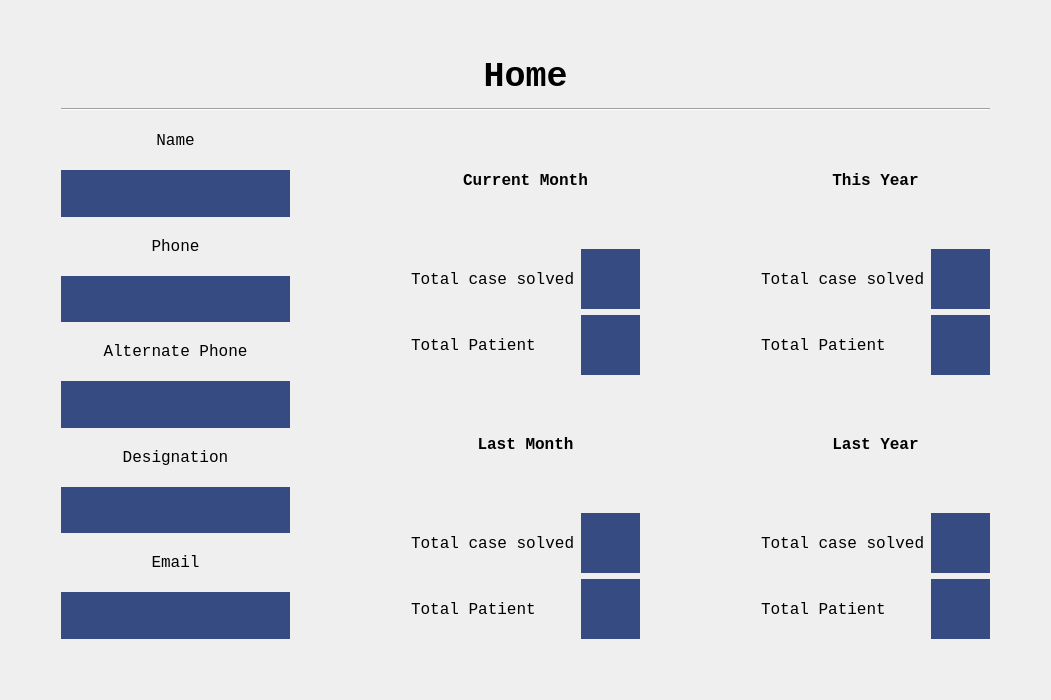
<?xml version="1.0" encoding="UTF-8"?>
<ui version="4.0">
 <class>Form</class>
 <widget class="QWidget" name="Form">
  <property name="geometry">
   <rect>
    <x>0</x>
    <y>0</y>
    <width>1051</width>
    <height>700</height>
   </rect>
  </property>
  <property name="windowTitle">
   <string>Form</string>
  </property>
  <layout class="QVBoxLayout" name="verticalLayout_37">
   <item>
    <layout class="QVBoxLayout" name="verticalLayout_23" stretch="0,0,0,80">
     <property name="leftMargin">
      <number>50</number>
     </property>
     <property name="topMargin">
      <number>0</number>
     </property>
     <property name="rightMargin">
      <number>50</number>
     </property>
     <property name="bottomMargin">
      <number>50</number>
     </property>
     <item>
      <spacer name="verticalSpacer">
       <property name="orientation">
        <enum>Qt::Vertical</enum>
       </property>
       <property name="sizeHint" stdset="0">
        <size>
         <width>20</width>
         <height>40</height>
        </size>
       </property>
      </spacer>
     </item>
     <item>
      <layout class="QVBoxLayout" name="verticalLayout">
       <property name="leftMargin">
        <number>5</number>
       </property>
       <property name="topMargin">
        <number>5</number>
       </property>
       <property name="rightMargin">
        <number>5</number>
       </property>
       <property name="bottomMargin">
        <number>5</number>
       </property>
       <item>
        <widget class="QLabel" name="label">
         <property name="font">
          <font>
           <family>Courier New</family>
           <pointsize>26</pointsize>
           <weight>75</weight>
           <bold>true</bold>
          </font>
         </property>
         <property name="text">
          <string>Home</string>
         </property>
         <property name="alignment">
          <set>Qt::AlignCenter</set>
         </property>
        </widget>
       </item>
      </layout>
     </item>
     <item>
      <widget class="Line" name="line">
       <property name="orientation">
        <enum>Qt::Horizontal</enum>
       </property>
      </widget>
     </item>
     <item>
      <layout class="QHBoxLayout" name="horizontalLayout_5" stretch="20,10,20,10,20">
       <item>
        <layout class="QVBoxLayout" name="verticalLayout_11">
         <item>
          <layout class="QVBoxLayout" name="verticalLayout_5">
           <item>
            <widget class="QLabel" name="label_8">
             <property name="font">
              <font>
               <family>Courier New</family>
               <pointsize>12</pointsize>
              </font>
             </property>
             <property name="text">
              <string>Name</string>
             </property>
             <property name="alignment">
              <set>Qt::AlignCenter</set>
             </property>
            </widget>
           </item>
           <item>
            <widget class="QLabel" name="label_name">
             <property name="font">
              <font>
               <family>Courier New</family>
               <pointsize>12</pointsize>
              </font>
             </property>
             <property name="autoFillBackground">
              <bool>false</bool>
             </property>
             <property name="styleSheet">
              <string notr="true">background-color: rgb(53, 75, 130);</string>
             </property>
             <property name="text">
              <string/>
             </property>
             <property name="alignment">
              <set>Qt::AlignCenter</set>
             </property>
            </widget>
           </item>
          </layout>
         </item>
         <item>
          <layout class="QVBoxLayout" name="verticalLayout_6">
           <item>
            <widget class="QLabel" name="label_10">
             <property name="font">
              <font>
               <family>Courier New</family>
               <pointsize>12</pointsize>
              </font>
             </property>
             <property name="text">
              <string>Phone</string>
             </property>
             <property name="alignment">
              <set>Qt::AlignCenter</set>
             </property>
            </widget>
           </item>
           <item>
            <widget class="QLabel" name="label_phone">
             <property name="font">
              <font>
               <family>Courier New</family>
               <pointsize>12</pointsize>
              </font>
             </property>
             <property name="styleSheet">
              <string notr="true">background-color: rgb(53, 75, 130);</string>
             </property>
             <property name="text">
              <string/>
             </property>
             <property name="alignment">
              <set>Qt::AlignCenter</set>
             </property>
            </widget>
           </item>
          </layout>
         </item>
         <item>
          <layout class="QVBoxLayout" name="verticalLayout_9">
           <item>
            <widget class="QLabel" name="label_16">
             <property name="font">
              <font>
               <family>Courier New</family>
               <pointsize>12</pointsize>
              </font>
             </property>
             <property name="text">
              <string>Alternate Phone</string>
             </property>
             <property name="alignment">
              <set>Qt::AlignCenter</set>
             </property>
            </widget>
           </item>
           <item>
            <widget class="QLabel" name="label_alt_phn">
             <property name="font">
              <font>
               <family>Courier New</family>
               <pointsize>12</pointsize>
              </font>
             </property>
             <property name="styleSheet">
              <string notr="true">background-color: rgb(53, 75, 130);</string>
             </property>
             <property name="text">
              <string/>
             </property>
             <property name="alignment">
              <set>Qt::AlignCenter</set>
             </property>
            </widget>
           </item>
          </layout>
         </item>
         <item>
          <layout class="QVBoxLayout" name="verticalLayout_7">
           <item>
            <widget class="QLabel" name="label_12">
             <property name="font">
              <font>
               <family>Courier New</family>
               <pointsize>12</pointsize>
              </font>
             </property>
             <property name="text">
              <string>Designation</string>
             </property>
             <property name="alignment">
              <set>Qt::AlignCenter</set>
             </property>
            </widget>
           </item>
           <item>
            <widget class="QLabel" name="label_designation">
             <property name="font">
              <font>
               <family>Courier New</family>
               <pointsize>12</pointsize>
              </font>
             </property>
             <property name="styleSheet">
              <string notr="true">background-color: rgb(53, 75, 130);</string>
             </property>
             <property name="text">
              <string/>
             </property>
             <property name="alignment">
              <set>Qt::AlignCenter</set>
             </property>
            </widget>
           </item>
          </layout>
         </item>
         <item>
          <layout class="QVBoxLayout" name="verticalLayout_8">
           <item>
            <widget class="QLabel" name="label_14">
             <property name="font">
              <font>
               <family>Courier New</family>
               <pointsize>12</pointsize>
              </font>
             </property>
             <property name="text">
              <string>Email</string>
             </property>
             <property name="alignment">
              <set>Qt::AlignCenter</set>
             </property>
            </widget>
           </item>
           <item>
            <widget class="QLabel" name="label_email">
             <property name="font">
              <font>
               <family>Courier New</family>
               <pointsize>12</pointsize>
              </font>
             </property>
             <property name="styleSheet">
              <string notr="true">background-color: rgb(53, 75, 130);</string>
             </property>
             <property name="text">
              <string/>
             </property>
             <property name="alignment">
              <set>Qt::AlignCenter</set>
             </property>
            </widget>
           </item>
          </layout>
         </item>
        </layout>
       </item>
       <item>
        <spacer name="horizontalSpacer_3">
         <property name="font">
          <font>
           <family>Courier New</family>
           <pointsize>12</pointsize>
          </font>
         </property>
         <property name="orientation">
          <enum>Qt::Horizontal</enum>
         </property>
         <property name="sizeHint" stdset="0">
          <size>
           <width>40</width>
           <height>20</height>
          </size>
         </property>
        </spacer>
       </item>
       <item>
        <layout class="QVBoxLayout" name="verticalLayout_17">
         <item>
          <layout class="QVBoxLayout" name="verticalLayout_13">
           <item>
            <widget class="QLabel" name="label_18">
             <property name="font">
              <font>
               <family>Courier New</family>
               <pointsize>12</pointsize>
               <weight>75</weight>
               <bold>true</bold>
              </font>
             </property>
             <property name="text">
              <string>Current Month</string>
             </property>
             <property name="alignment">
              <set>Qt::AlignCenter</set>
             </property>
            </widget>
           </item>
           <item>
            <layout class="QHBoxLayout" name="horizontalLayout" stretch="7,15">
             <item>
              <layout class="QVBoxLayout" name="verticalLayout_20">
               <item>
                <widget class="QLabel" name="label_33">
                 <property name="font">
                  <font>
                   <family>Courier New</family>
                   <pointsize>12</pointsize>
                  </font>
                 </property>
                 <property name="text">
                  <string>Total case solved</string>
                 </property>
                </widget>
               </item>
               <item>
                <widget class="QLabel" name="label_32">
                 <property name="font">
                  <font>
                   <family>Courier New</family>
                   <pointsize>12</pointsize>
                  </font>
                 </property>
                 <property name="text">
                  <string>Total Patient</string>
                 </property>
                </widget>
               </item>
              </layout>
             </item>
             <item>
              <layout class="QVBoxLayout" name="verticalLayout_14">
               <item>
                <widget class="QLabel" name="label_20">
                 <property name="font">
                  <font>
                   <family>Courier New</family>
                   <pointsize>12</pointsize>
                  </font>
                 </property>
                 <property name="styleSheet">
                  <string notr="true">background-color: rgb(53, 75, 130);</string>
                 </property>
                 <property name="text">
                  <string/>
                 </property>
                </widget>
               </item>
               <item>
                <widget class="QLabel" name="label_21">
                 <property name="font">
                  <font>
                   <family>Courier New</family>
                   <pointsize>12</pointsize>
                  </font>
                 </property>
                 <property name="styleSheet">
                  <string notr="true">background-color: rgb(53, 75, 130);</string>
                 </property>
                 <property name="text">
                  <string/>
                 </property>
                </widget>
               </item>
              </layout>
             </item>
            </layout>
           </item>
          </layout>
         </item>
         <item>
          <layout class="QVBoxLayout" name="verticalLayout_29">
           <item>
            <widget class="QLabel" name="label_48">
             <property name="font">
              <font>
               <family>Courier New</family>
               <pointsize>12</pointsize>
               <weight>75</weight>
               <bold>true</bold>
              </font>
             </property>
             <property name="text">
              <string>Last Month</string>
             </property>
             <property name="alignment">
              <set>Qt::AlignCenter</set>
             </property>
            </widget>
           </item>
           <item>
            <layout class="QHBoxLayout" name="horizontalLayout_9" stretch="7,15">
             <item>
              <layout class="QVBoxLayout" name="verticalLayout_30">
               <item>
                <widget class="QLabel" name="label_49">
                 <property name="font">
                  <font>
                   <family>Courier New</family>
                   <pointsize>12</pointsize>
                  </font>
                 </property>
                 <property name="text">
                  <string>Total case solved</string>
                 </property>
                </widget>
               </item>
               <item>
                <widget class="QLabel" name="label_50">
                 <property name="font">
                  <font>
                   <family>Courier New</family>
                   <pointsize>12</pointsize>
                  </font>
                 </property>
                 <property name="text">
                  <string>Total Patient</string>
                 </property>
                </widget>
               </item>
              </layout>
             </item>
             <item>
              <layout class="QVBoxLayout" name="verticalLayout_31">
               <item>
                <widget class="QLabel" name="label_51">
                 <property name="font">
                  <font>
                   <family>Courier New</family>
                   <pointsize>12</pointsize>
                  </font>
                 </property>
                 <property name="styleSheet">
                  <string notr="true">background-color: rgb(53, 75, 130);</string>
                 </property>
                 <property name="text">
                  <string/>
                 </property>
                </widget>
               </item>
               <item>
                <widget class="QLabel" name="label_52">
                 <property name="font">
                  <font>
                   <family>Courier New</family>
                   <pointsize>12</pointsize>
                  </font>
                 </property>
                 <property name="styleSheet">
                  <string notr="true">background-color: rgb(53, 75, 130);</string>
                 </property>
                 <property name="text">
                  <string/>
                 </property>
                </widget>
               </item>
              </layout>
             </item>
            </layout>
           </item>
          </layout>
         </item>
        </layout>
       </item>
       <item>
        <spacer name="horizontalSpacer_2">
         <property name="font">
          <font>
           <family>Courier New</family>
           <pointsize>12</pointsize>
          </font>
         </property>
         <property name="orientation">
          <enum>Qt::Horizontal</enum>
         </property>
         <property name="sizeHint" stdset="0">
          <size>
           <width>40</width>
           <height>20</height>
          </size>
         </property>
        </spacer>
       </item>
       <item>
        <layout class="QVBoxLayout" name="verticalLayout_22">
         <item>
          <layout class="QVBoxLayout" name="verticalLayout_32">
           <item>
            <widget class="QLabel" name="label_53">
             <property name="font">
              <font>
               <family>Courier New</family>
               <pointsize>12</pointsize>
               <weight>75</weight>
               <bold>true</bold>
              </font>
             </property>
             <property name="text">
              <string>This Year</string>
             </property>
             <property name="alignment">
              <set>Qt::AlignCenter</set>
             </property>
            </widget>
           </item>
           <item>
            <layout class="QHBoxLayout" name="horizontalLayout_10" stretch="7,15">
             <item>
              <layout class="QVBoxLayout" name="verticalLayout_33">
               <item>
                <widget class="QLabel" name="label_54">
                 <property name="font">
                  <font>
                   <family>Courier New</family>
                   <pointsize>12</pointsize>
                  </font>
                 </property>
                 <property name="text">
                  <string>Total case solved</string>
                 </property>
                </widget>
               </item>
               <item>
                <widget class="QLabel" name="label_55">
                 <property name="font">
                  <font>
                   <family>Courier New</family>
                   <pointsize>12</pointsize>
                  </font>
                 </property>
                 <property name="text">
                  <string>Total Patient</string>
                 </property>
                </widget>
               </item>
              </layout>
             </item>
             <item>
              <layout class="QVBoxLayout" name="verticalLayout_34">
               <item>
                <widget class="QLabel" name="label_56">
                 <property name="font">
                  <font>
                   <family>Courier New</family>
                   <pointsize>12</pointsize>
                  </font>
                 </property>
                 <property name="styleSheet">
                  <string notr="true">background-color: rgb(53, 75, 130);</string>
                 </property>
                 <property name="text">
                  <string/>
                 </property>
                </widget>
               </item>
               <item>
                <widget class="QLabel" name="label_57">
                 <property name="font">
                  <font>
                   <family>Courier New</family>
                   <pointsize>12</pointsize>
                  </font>
                 </property>
                 <property name="styleSheet">
                  <string notr="true">background-color: rgb(53, 75, 130);</string>
                 </property>
                 <property name="text">
                  <string/>
                 </property>
                </widget>
               </item>
              </layout>
             </item>
            </layout>
           </item>
          </layout>
         </item>
         <item>
          <layout class="QVBoxLayout" name="verticalLayout_15">
           <item>
            <widget class="QLabel" name="label_22">
             <property name="font">
              <font>
               <family>Courier New</family>
               <pointsize>12</pointsize>
               <weight>75</weight>
               <bold>true</bold>
              </font>
             </property>
             <property name="text">
              <string>Last Year</string>
             </property>
             <property name="alignment">
              <set>Qt::AlignCenter</set>
             </property>
            </widget>
           </item>
           <item>
            <layout class="QHBoxLayout" name="horizontalLayout_2" stretch="7,15">
             <item>
              <layout class="QVBoxLayout" name="verticalLayout_21">
               <item>
                <widget class="QLabel" name="label_34">
                 <property name="font">
                  <font>
                   <family>Courier New</family>
                   <pointsize>12</pointsize>
                  </font>
                 </property>
                 <property name="text">
                  <string>Total case solved</string>
                 </property>
                </widget>
               </item>
               <item>
                <widget class="QLabel" name="label_35">
                 <property name="font">
                  <font>
                   <family>Courier New</family>
                   <pointsize>12</pointsize>
                  </font>
                 </property>
                 <property name="text">
                  <string>Total Patient</string>
                 </property>
                </widget>
               </item>
              </layout>
             </item>
             <item>
              <layout class="QVBoxLayout" name="verticalLayout_16">
               <item>
                <widget class="QLabel" name="label_23">
                 <property name="font">
                  <font>
                   <family>Courier New</family>
                   <pointsize>12</pointsize>
                  </font>
                 </property>
                 <property name="styleSheet">
                  <string notr="true">background-color: rgb(53, 75, 130);</string>
                 </property>
                 <property name="text">
                  <string/>
                 </property>
                </widget>
               </item>
               <item>
                <widget class="QLabel" name="label_24">
                 <property name="font">
                  <font>
                   <family>Courier New</family>
                   <pointsize>12</pointsize>
                  </font>
                 </property>
                 <property name="styleSheet">
                  <string notr="true">background-color: rgb(53, 75, 130);</string>
                 </property>
                 <property name="text">
                  <string/>
                 </property>
                </widget>
               </item>
              </layout>
             </item>
            </layout>
           </item>
          </layout>
         </item>
        </layout>
       </item>
      </layout>
     </item>
    </layout>
   </item>
  </layout>
 </widget>
 <resources/>
 <connections/>
</ui>
